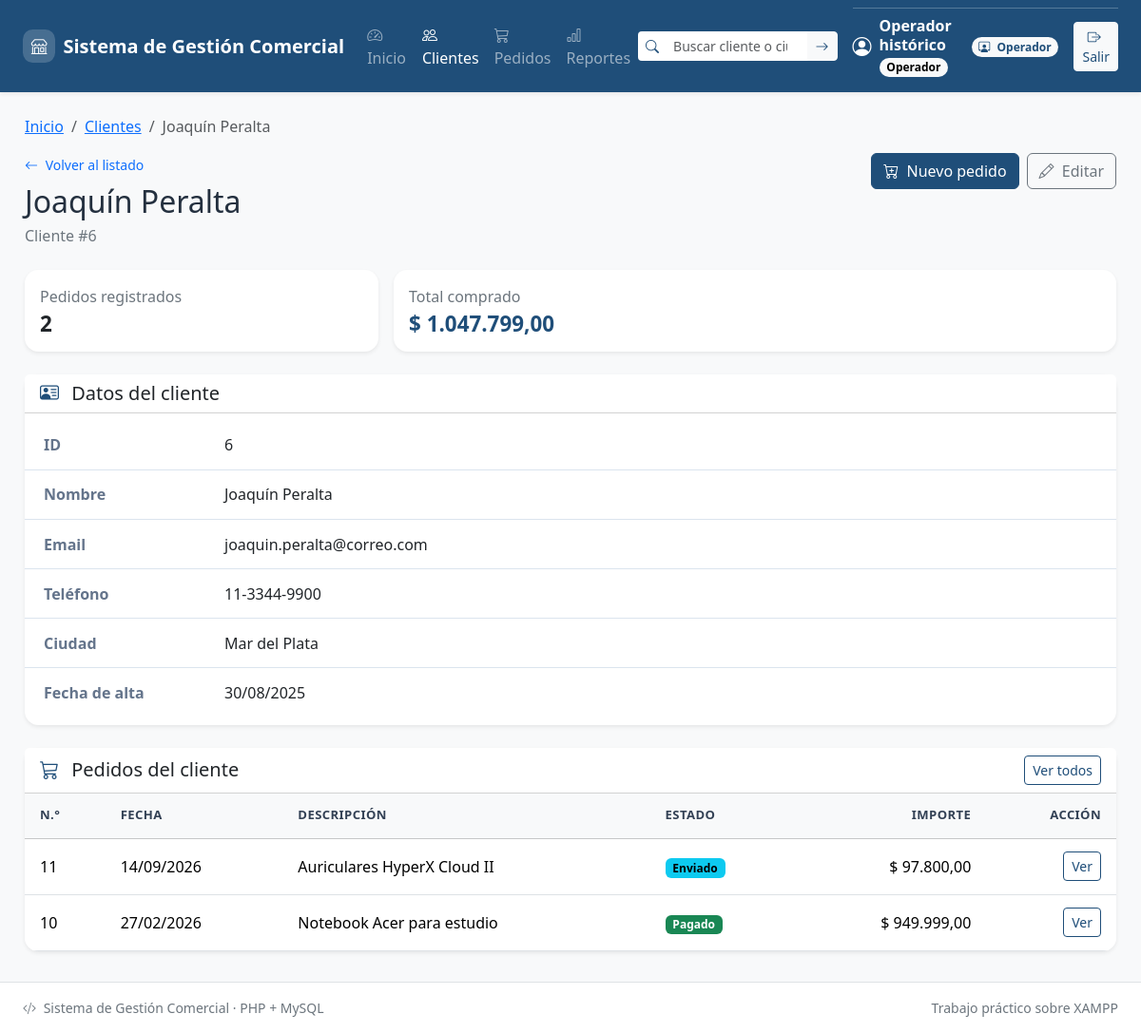
/clientes/ver.php?id=6 (signed in), run on the app's committed database.
### tables this page shows
CREATE TABLE IF NOT EXISTS `clientes` (
  `id` INT(11) NOT NULL AUTO_INCREMENT,
  `nombre` VARCHAR(80) NOT NULL,
  `email` VARCHAR(120) NOT NULL,
  `telefono` VARCHAR(30) DEFAULT NULL,
  `ciudad` VARCHAR(60) DEFAULT NULL,
  `fecha_alta` DATE NOT NULL,
  PRIMARY KEY (`id`)
);

CREATE TABLE IF NOT EXISTS `pedidos` (
  `id` INT(11) NOT NULL AUTO_INCREMENT,
  `cliente_id` INT(11) NOT NULL,
  `descripcion` VARCHAR(150) NOT NULL,
  `importe` DECIMAL(10,2) NOT NULL,
  `fecha_pedido` DATE NOT NULL,
  `estado` VARCHAR(20) NOT NULL DEFAULT 'pendiente',
  `usuario_id` INT(11) NOT NULL,
  PRIMARY KEY (`id`),
  KEY `fk_pedido_cliente` (`cliente_id`),
  KEY `fk_pedidos_usuario` (`usuario_id`),
  KEY `idx_pedidos_estado` (`estado`),
  KEY `idx_pedidos_fecha` (`fecha_pedido`),
  CONSTRAINT `fk_pedido_cliente`
    FOREIGN KEY (`cliente_id`) REFERENCES `clientes` (`id`)
    ON DELETE RESTRICT ON UPDATE CASCADE,
  CONSTRAINT `fk_pedidos_usuario`
    FOREIGN KEY (`usuario_id`) REFERENCES `usuarios` (`id`)
    ON DELETE RESTRICT ON UPDATE CASCADE,
  CONSTRAINT `chk_pedidos_importe` CHECK (`importe` > 0)
);

### includes/funciones.php (called while the page is built, shortened)
<?php
function e($texto): string
{
    return htmlspecialchars(
        (string) ($texto ?? ''),
        ENT_QUOTES | ENT_SUBSTITUTE,
        'UTF-8'
    );
}
    ?>
    <?php
function estados_pedido(): array
{
    return [
        'pendiente' => 'Pendiente',
        'pagado' => 'Pagado',
        'enviado' => 'Enviado',
        'cancelado' => 'Cancelado',
    ];
}
function etiqueta_estado_pedido(string $estado): string
{
    return estados_pedido()[$estado] ?? 'Sin estado';
}
function clase_estado_pedido(string $estado): string
{
    return match ($estado) {
        'pendiente' => 'text-bg-warning',
        'pagado' => 'text-bg-success',
        'enviado' => 'text-bg-info',
        'cancelado' => 'text-bg-secondary',
        default => 'text-bg-light border',
    };
}
function fecha_iso_valida(string $fecha): bool
{
    $objeto = DateTimeImmutable::createFromFormat('!Y-m-d', $fecha);
    $errores = DateTimeImmutable::getLastErrors();
    return $objeto !== false
        && ($errores === false || ($errores['warning_count'] === 0 && $errores['error_count'] === 0))
        && $objeto->format('Y-m-d') === $fecha;
}
function fecha_mostrar(?string $fecha): string
{
    $fecha = (string) ($fecha ?? '');
    return date('d/m/Y', strtotime($fecha));
}
function importe_mostrar(float|int|string|null $importe): string
{
    return '$ ' . number_format((float) $importe, 2, ',', '.');
}
    ?>

### includes/auth.php (called while the page is built, shortened)
<?php
function esAdmin(): bool
{
    return ($_SESSION['rol'] ?? '') === 'admin';
}
function esOperador(): bool
{
    return ($_SESSION['rol'] ?? '') === 'operador';
}
function puedeGestionarComercial(): bool
{
    return esAdmin() || esOperador();
}

### clientes/ver.php (the view, shortened to what this page needs)
<?php
require_once __DIR__ . '/../config/conexion.php';
require_once __DIR__ . '/../includes/auth.php';
require_once __DIR__ . '/../includes/funciones.php';
$id = filter_input(INPUT_GET, 'id', FILTER_VALIDATE_INT);
$id = ($id !== false && $id !== null && $id > 0) ? (int) $id : 0;
try {
    $stmt = $pdo->prepare(
        'SELECT id, nombre, email, telefono, ciudad, fecha_alta
         FROM clientes
         WHERE id = :id
         LIMIT 1'
    );
    $stmt->execute([':id' => $id]);
    $cliente = $stmt->fetch();
    $stmtPedidos = $pdo->prepare(
        'SELECT COUNT(*) AS cantidad, COALESCE(SUM(importe), 0) AS total
         FROM pedidos
         WHERE cliente_id = :id'
    );
    $stmtPedidos->execute([':id' => $id]);
    $resumen = $stmtPedidos->fetch() ?: ['cantidad' => 0, 'total' => 0];
    $stmtListaPedidos = $pdo->prepare(
        'SELECT p.id, p.fecha_pedido, p.descripcion, p.importe, p.estado,
                u.nombre AS usuario
         FROM pedidos p
         LEFT JOIN usuarios u ON u.id = p.usuario_id
         WHERE p.cliente_id = :id
         ORDER BY p.fecha_pedido DESC, p.id DESC
         LIMIT 20'
    );
    $stmtListaPedidos->execute([':id' => $id]);
    $pedidosCliente = $stmtListaPedidos->fetchAll();
} catch (PDOException $error) {
    registrar_error($error, 'clientes/ver');
    http_response_code(500);
    exit('No se pudo consultar el cliente.');
}
require_once __DIR__ . '/../includes/header.php';
require_once __DIR__ . '/../includes/menu.php';
require_once __DIR__ . '/../includes/breadcrumbs.php';
?>
<main id="contenidoPrincipal" class="contenedor">
    <div class="d-flex flex-column flex-md-row justify-content-between
                align-items-md-start gap-3 mb-4">
        <div>
            <a href="listar.php" class="small text-decoration-none">
                <i class="bi bi-arrow-left me-1" aria-hidden="true"></i>
                Volver al listado
            </a>
            <h2 class="mt-2 mb-1"><?= e($cliente['nombre']) ?></h2>
            <p class="text-secondary mb-0">
                Cliente #<?= (int) $cliente['id'] ?>
            </p>
        </div>
        <div class="d-flex flex-wrap gap-2 align-self-start">
            <?php if (puedeGestionarComercial()): ?>
                <a href="../pedidos/nuevo.php?cliente_id=<?= (int) $cliente['id'] ?>"
                   class="btn btn-primary">
                    <i class="bi bi-cart-plus me-1" aria-hidden="true"></i>
                    Nuevo pedido
                </a>
                <a href="editar.php?id=<?= (int) $cliente['id'] ?>"
                   class="btn btn-outline-secondary">
                    <i class="bi bi-pencil me-1" aria-hidden="true"></i>
                    Editar
                </a>
            <?php endif; ?>
        </div>
    </div>
    <div class="row g-3 mb-4">
        <div class="col-12 col-md-4">
            <div class="card border-0 shadow-sm h-100">
                <div class="card-body">
                    <p class="text-secondary mb-1">Pedidos registrados</p>
                    <p class="indicador-valor mb-0"><?= (int) $resumen['cantidad'] ?></p>
                </div>
            </div>
        </div>
        <div class="col-12 col-md-8">
            <div class="card border-0 shadow-sm h-100">
                <div class="card-body">
                    <p class="text-secondary mb-1">Total comprado</p>
                    <p class="indicador-valor mb-0 text-primary">
                        <?= e(importe_mostrar($resumen['total'])) ?>
                    </p>
                </div>
            </div>
        </div>
    </div>
    <div class="card border-0 shadow-sm">
        <div class="card-header bg-white">
            <h3 class="h5 mb-0">
                <i class="bi bi-person-vcard me-2 text-primary" aria-hidden="true"></i>
                Datos del cliente
            </h3>
        </div>
        <dl class="ficha">
            <dt>ID</dt>
            <dd><?= (int) $cliente['id'] ?></dd>
            <dt>Nombre</dt>
            <dd><?= e($cliente['nombre']) ?></dd>
            <dt>Email</dt>
            <dd><?= e($cliente['email']) ?></dd>
            <dt>Teléfono</dt>
            <dd><?= e($cliente['telefono'] ?? '') ?></dd>
            <dt>Ciudad</dt>
            <dd><?= e($cliente['ciudad'] ?? '') ?></dd>
            <dt>Fecha de alta</dt>
            <dd><?= e(fecha_mostrar($cliente['fecha_alta'])) ?></dd>
        </dl>
    </div>
    <div class="card border-0 shadow-sm mt-4">
        <div class="card-header bg-white d-flex flex-column flex-sm-row
                    justify-content-between align-items-sm-center gap-2">
            <h3 class="h5 mb-0">
                <i class="bi bi-cart3 me-2 text-primary" aria-hidden="true"></i>
                Pedidos del cliente
            </h3>
            <a href="../pedidos/listar.php?cliente_id=<?= (int) $cliente['id'] ?>"
               class="btn btn-sm btn-outline-primary">
                Ver todos
            </a>
        </div>
        <div class="table-responsive">
            <table class="table table-hover align-middle mb-0">
                <thead class="table-light">
                    <tr>
                        <th scope="col">N.°</th>
                        <th scope="col">Fecha</th>
                        <th scope="col">Descripción</th>
                        <th scope="col">Estado</th>
                        <th scope="col" class="text-end">Importe</th>
                        <th scope="col" class="text-end">Acción</th>
                    </tr>
                </thead>
                <tbody>
                    <?php if (!$pedidosCliente): ?>
                        <tr>
                            <td colspan="6" class="text-center text-secondary py-4">
                                El cliente todavía no tiene pedidos registrados.
                            </td>
                        </tr>
                    <?php else: ?>
                        <?php foreach ($pedidosCliente as $pedido): ?>
                            <tr>
                                <td><?= (int) $pedido['id'] ?></td>
                                <td><?= e(fecha_mostrar($pedido['fecha_pedido'])) ?></td>
                                <td><?= e($pedido['descripcion']) ?></td>
                                <td>
                                    <span class="badge <?= e(clase_estado_pedido((string) $pedido['estado'])) ?>">
                                        <?= e(etiqueta_estado_pedido((string) $pedido['estado'])) ?>
                                    </span>
                                </td>
                                <td class="text-end text-nowrap">
                                    <?= e(importe_mostrar($pedido['importe'])) ?>
                                </td>
                                <td class="text-end">
                                    <a href="../pedidos/detalle.php?id=<?= (int) $pedido['id'] ?>"
                                       class="btn btn-sm btn-outline-primary">
                                        Ver
                                    </a>
                                </td>
                            </tr>
                        <?php endforeach; ?>
                    <?php endif; ?>
                </tbody>
            </table>
        </div>
    </div>
</main>
<?php
require_once __DIR__ . '/../includes/footer.php';
?>

### css/estilos.css (style rules this page uses)
:root { --gc-primary: #1f4e79; --gc-primary-dark: #163d5f; --gc-primary-soft: #e8f1fb; --gc-surface: #ffffff; --gc-page: #f2f5f9; --gc-text: #24303f; --gc-muted: #64748b; --gc-border: #dbe4ee; --gc-radius: 0.9rem; --gc-shadow: 0 0.5rem 1.5rem rgba(31, 78, 121, 0.08); }
body { font-family: "Segoe UI", Tahoma, Arial, sans-serif; color: var(--gc-text); background-color: var(--gc-page); }
.text-primary { color: var(--gc-primary) !important; }
.btn-primary { --bs-btn-bg: var(--gc-primary); --bs-btn-border-color: var(--gc-primary); --bs-btn-hover-bg: var(--gc-primary-dark); --bs-btn-hover-border-color: var(--gc-primary-dark); --bs-btn-active-bg: var(--gc-primary-dark); --bs-btn-active-border-color: var(--gc-primary-dark); --bs-btn-disabled-bg: var(--gc-primary); --bs-btn-disabled-border-color: var(--gc-primary); }
.btn-outline-primary { --bs-btn-color: var(--gc-primary); --bs-btn-border-color: var(--gc-primary); --bs-btn-hover-bg: var(--gc-primary); --bs-btn-hover-border-color: var(--gc-primary); --bs-btn-active-bg: var(--gc-primary); --bs-btn-active-border-color: var(--gc-primary); }
.contenedor { width: 100%; max-width: 1180px; margin: 0 auto; padding: 1.5rem 1rem 2rem; }
main.contenedor { flex: 1 0 auto; }
.tarjeta, .card { border-radius: var(--gc-radius); }
.indicador-valor { font-size: clamp(1.4rem, 1.7vw, 2rem); font-weight: 700; line-height: 1.15; white-space: nowrap; font-variant-numeric: tabular-nums; }
.ficha { display: grid; grid-template-columns: minmax(130px, 190px) minmax(0, 1fr); gap: 0; margin: 0; padding: 0.5rem 0; }
.ficha dt, .ficha dd { margin: 0; padding: 0.85rem 1.25rem; border-bottom: 1px solid var(--gc-border); }
.ficha dt { color: var(--gc-muted); font-weight: 600; }
.ficha dd { font-weight: 500; overflow-wrap: anywhere; }
.ficha dt:last-of-type, .ficha dd:last-of-type { border-bottom: 0; }
.table-responsive { border-radius: 0 0 var(--gc-radius) var(--gc-radius); }
.table > :not(caption) > * > * { padding: 0.85rem 1rem; }
.table thead th { color: #334155; font-size: 0.82rem; letter-spacing: 0.03em; text-transform: uppercase; }

### data on the page
clientes: nombre "Joaquín Peralta", id "6", email "joaquin.peralta@correo.com", telefono "11-3344-9900", ciudad "Mar del Plata", fecha_alta "30/08/2025"
pedidos: id "11", fecha_pedido "14/09/2026", descripcion "Auriculares HyperX Cloud II", estado "Enviado", importe "$ 97.800,00"
pedidos: id "10", fecha_pedido "27/02/2026", descripcion "Notebook Acer para estudio", estado "Pagado", importe "$ 949.999,00"

### other printed values
$nombreUsuario "Operador histórico"
etiqueta_rol($rol) "Operador"
$texto "Inicio"
$texto "Clientes"
$texto "Joaquín Peralta"
$resumen['cantidad'] "2"
importe_mostrar($resumen['total']) "$ 1.047.799,00"
